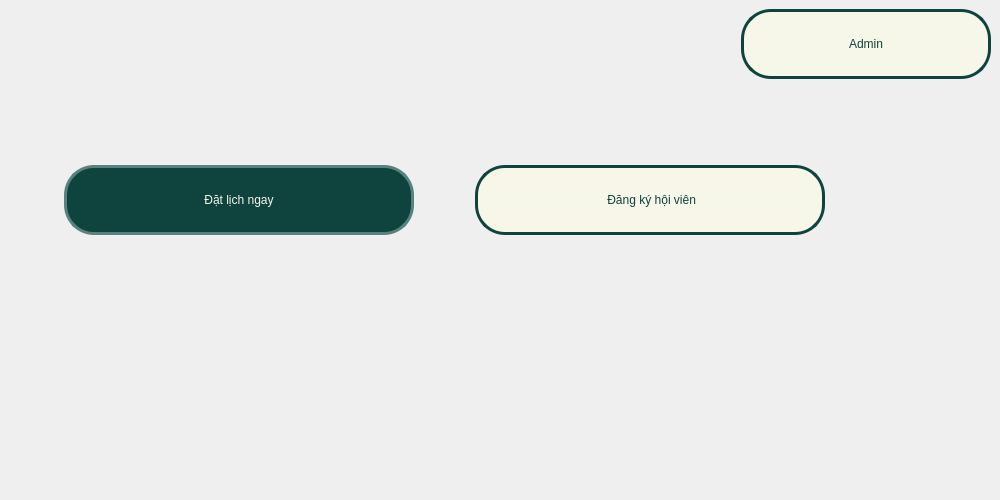
<?xml version="1.0" encoding="UTF-8"?>
<ui version="4.0">
 <class>MainWindow</class>
 <widget class="QMainWindow" name="MainWindow">
  <property name="geometry">
   <rect>
    <x>0</x>
    <y>0</y>
    <width>1000</width>
    <height>500</height>
   </rect>
  </property>
  <property name="minimumSize">
   <size>
    <width>0</width>
    <height>0</height>
   </size>
  </property>
  <property name="windowTitle">
   <string>MainWindow</string>
  </property>
  <property name="styleSheet">
   <string notr="true">QMainWindow{
border-image:url(:/images/Dashboard.png);
background-image:rbg(0,255,255);
}</string>
  </property>
  <widget class="QWidget" name="centralwidget">
   <layout class="QVBoxLayout" name="verticalLayout_2">
    <item>
     <layout class="QVBoxLayout" name="verticalLayout">
      <item>
       <layout class="QVBoxLayout" name="verticalLayout_3">
        <item>
         <layout class="QHBoxLayout" name="horizontalLayout">
          <item>
           <spacer name="horizontalSpacer">
            <property name="orientation">
             <enum>Qt::Horizontal</enum>
            </property>
            <property name="sizeHint" stdset="0">
             <size>
              <width>40</width>
              <height>20</height>
             </size>
            </property>
           </spacer>
          </item>
          <item>
           <widget class="QPushButton" name="pushButtonAdmin">
            <property name="minimumSize">
             <size>
              <width>250</width>
              <height>70</height>
             </size>
            </property>
            <property name="styleSheet">
             <string notr="true">color:#0f433d;
background-color: #f6f6e9;
font: 87 20pt &quot;Noto Sans HK Black&quot;;
border-radius: 30px;
border: 3px solid  #0f433d;</string>
            </property>
            <property name="text">
             <string>Admin</string>
            </property>
            <property name="icon">
             <iconset>
              <normaloff>../images/manager.png</normaloff>../images/manager.png</iconset>
            </property>
            <property name="iconSize">
             <size>
              <width>50</width>
              <height>50</height>
             </size>
            </property>
           </widget>
          </item>
         </layout>
        </item>
       </layout>
      </item>
      <item>
       <spacer name="verticalSpacer_2">
        <property name="orientation">
         <enum>Qt::Vertical</enum>
        </property>
        <property name="sizeHint" stdset="0">
         <size>
          <width>20</width>
          <height>40</height>
         </size>
        </property>
       </spacer>
      </item>
      <item>
       <layout class="QVBoxLayout" name="verticalLayout_4">
        <item>
         <layout class="QHBoxLayout" name="horizontalLayout_2">
          <item>
           <layout class="QGridLayout" name="gridLayout">
            <item row="1" column="3">
             <widget class="QPushButton" name="pushButtonDkyHoivien">
              <property name="minimumSize">
               <size>
                <width>350</width>
                <height>70</height>
               </size>
              </property>
              <property name="styleSheet">
               <string notr="true">color:#0f433d;
background-color: #f6f6e9;
font: 87 20pt &quot;Noto Sans HK Black&quot;;
border-radius: 30px;
border: 3px solid  #0f433d;</string>
              </property>
              <property name="text">
               <string> Đăng ký hội viên</string>
              </property>
             </widget>
            </item>
            <item row="3" column="1">
             <spacer name="verticalSpacer_3">
              <property name="orientation">
               <enum>Qt::Vertical</enum>
              </property>
              <property name="sizeHint" stdset="0">
               <size>
                <width>20</width>
                <height>40</height>
               </size>
              </property>
             </spacer>
            </item>
            <item row="1" column="1">
             <widget class="QPushButton" name="pushButtonDatlich">
              <property name="minimumSize">
               <size>
                <width>350</width>
                <height>70</height>
               </size>
              </property>
              <property name="maximumSize">
               <size>
                <width>16777215</width>
                <height>16777215</height>
               </size>
              </property>
              <property name="styleSheet">
               <string notr="true">color:#f6f6e9;
background-color: #0f433d;
font: 87 20pt &quot;Noto Sans HK Black&quot;;
border-radius: 30px;
border: 3px solid  #58827d;</string>
              </property>
              <property name="text">
               <string>Đặt lịch ngay</string>
              </property>
              <property name="iconSize">
               <size>
                <width>30</width>
                <height>50</height>
               </size>
              </property>
             </widget>
            </item>
            <item row="0" column="1">
             <spacer name="verticalSpacer_4">
              <property name="orientation">
               <enum>Qt::Vertical</enum>
              </property>
              <property name="sizeHint" stdset="0">
               <size>
                <width>20</width>
                <height>40</height>
               </size>
              </property>
             </spacer>
            </item>
            <item row="1" column="4">
             <spacer name="horizontalSpacer_6">
              <property name="orientation">
               <enum>Qt::Horizontal</enum>
              </property>
              <property name="sizeHint" stdset="0">
               <size>
                <width>40</width>
                <height>20</height>
               </size>
              </property>
             </spacer>
            </item>
            <item row="1" column="5">
             <spacer name="horizontalSpacer_5">
              <property name="orientation">
               <enum>Qt::Horizontal</enum>
              </property>
              <property name="sizeHint" stdset="0">
               <size>
                <width>40</width>
                <height>20</height>
               </size>
              </property>
             </spacer>
            </item>
            <item row="1" column="2">
             <spacer name="horizontalSpacer_3">
              <property name="orientation">
               <enum>Qt::Horizontal</enum>
              </property>
              <property name="sizeHint" stdset="0">
               <size>
                <width>40</width>
                <height>20</height>
               </size>
              </property>
             </spacer>
            </item>
            <item row="1" column="6">
             <spacer name="horizontalSpacer_4">
              <property name="orientation">
               <enum>Qt::Horizontal</enum>
              </property>
              <property name="sizeHint" stdset="0">
               <size>
                <width>40</width>
                <height>20</height>
               </size>
              </property>
             </spacer>
            </item>
            <item row="1" column="0">
             <spacer name="horizontalSpacer_2">
              <property name="orientation">
               <enum>Qt::Horizontal</enum>
              </property>
              <property name="sizeHint" stdset="0">
               <size>
                <width>40</width>
                <height>20</height>
               </size>
              </property>
             </spacer>
            </item>
            <item row="2" column="1">
             <spacer name="verticalSpacer_5">
              <property name="orientation">
               <enum>Qt::Vertical</enum>
              </property>
              <property name="sizeHint" stdset="0">
               <size>
                <width>20</width>
                <height>40</height>
               </size>
              </property>
             </spacer>
            </item>
           </layout>
          </item>
         </layout>
        </item>
       </layout>
      </item>
     </layout>
    </item>
    <item>
     <spacer name="verticalSpacer">
      <property name="orientation">
       <enum>Qt::Vertical</enum>
      </property>
      <property name="sizeHint" stdset="0">
       <size>
        <width>20</width>
        <height>40</height>
       </size>
      </property>
     </spacer>
    </item>
   </layout>
  </widget>
  <widget class="QMenuBar" name="menubar">
   <property name="geometry">
    <rect>
     <x>0</x>
     <y>0</y>
     <width>1000</width>
     <height>26</height>
    </rect>
   </property>
  </widget>
 </widget>
 <resources>
  <include location="../images/images.qrc"/>
 </resources>
 <connections/>
</ui>
